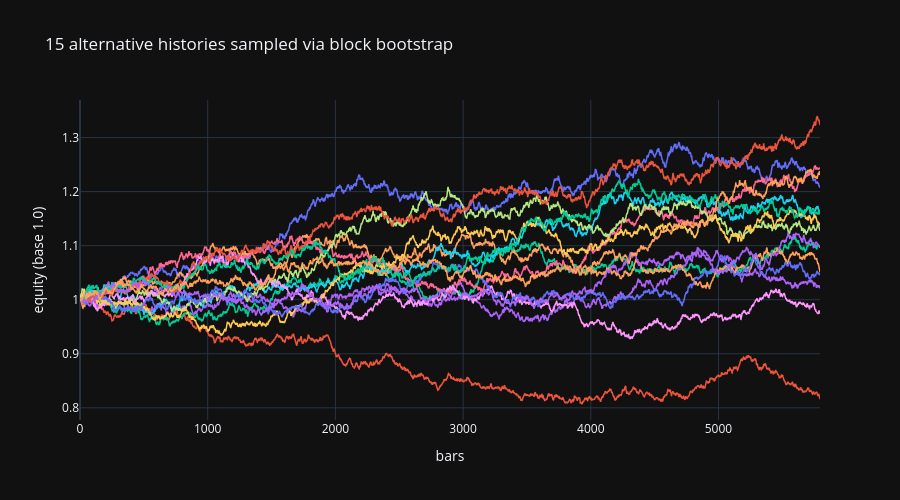

Write notebook code for a chart like this one.
### Markdown cell above
## 3. Block bootstrap: why resample in blocks

Instead of assuming a theoretical distribution for the simulations, we resample **contiguous blocks** of the strategy's returns. With real history this preserves the autocorrelation and market regimes (good/bad days that cluster together) that independent sampling would destroy. Each generated path is a plausible alternative history, built by reshuffling pieces of the strategy.

The returns generated above are independent by construction, so there is no clustering to preserve and `block_size = 1` is enough here. With a real strategy, try larger block sizes.

### Code cell
def sample_bootstrap_path(returns_simple, p, rng):
    T = len(returns_simple)
    block_size = min(T, max(1, p["block_size"]))
    n_blocks = int(np.ceil(p["n_bars"] / block_size))
    max_start_idx = T - block_size

    start_idx = rng.integers(0, max_start_idx + 1, size=n_blocks)
    r = np.concatenate(
        [returns_simple[s : s + block_size] for s in start_idx]
    )[: p["n_bars"]]
    return r


returns_simple = (np.exp(log_returns.dropna()) - 1).values  # log -> simple return

rng_demo = np.random.default_rng()
paths = {f"path {k + 1}": (1 + sample_bootstrap_path(returns_simple, params, rng_demo)).cumprod() for k in range(15)}
line_chart(paths, "15 alternative histories sampled via block bootstrap", "bars", "equity (base 1.0)", legend=False).show()

### Figure 1 — Plotly figure (JSON) as saved in the notebook; plotly's stock layout.template omitted (floating-point values rounded to 4 significant figures; data arrays with more than 128 entries replaced by an {"elided": "..."} marker saying what was removed)
{"data": [{"line": {"width": 1.5}, "mode": "lines", "name": "path 1", "showlegend": false, "type": "scatter", "y": {"elided": "5796 float values"}}, {"line": {"width": 1.5}, "mode": "lines", "name": "path 2", "showlegend": false, "type": "scatter", "y": {"elided": "5796 float values"}}, {"line": {"width": 1.5}, "mode": "lines", "name": "path 3", "showlegend": false, "type": "scatter", "y": {"elided": "5796 float values"}}, {"line": {"width": 1.5}, "mode": "lines", "name": "path 4", "showlegend": false, "type": "scatter", "y": {"elided": "5796 float values"}}, {"line": {"width": 1.5}, "mode": "lines", "name": "path 5", "showlegend": false, "type": "scatter", "y": {"elided": "5796 float values"}}, {"line": {"width": 1.5}, "mode": "lines", "name": "path 6", "showlegend": false, "type": "scatter", "y": {"elided": "5796 float values"}}, {"line": {"width": 1.5}, "mode": "lines", "name": "path 7", "showlegend": false, "type": "scatter", "y": {"elided": "5796 float values"}}, {"line": {"width": 1.5}, "mode": "lines", "name": "path 8", "showlegend": false, "type": "scatter", "y": {"elided": "5796 float values"}}, {"line": {"width": 1.5}, "mode": "lines", "name": "path 9", "showlegend": false, "type": "scatter", "y": {"elided": "5796 float values"}}, {"line": {"width": 1.5}, "mode": "lines", "name": "path 10", "showlegend": false, "type": "scatter", "y": {"elided": "5796 float values"}}, {"line": {"width": 1.5}, "mode": "lines", "name": "path 11", "showlegend": false, "type": "scatter", "y": {"elided": "5796 float values"}}, {"line": {"width": 1.5}, "mode": "lines", "name": "path 12", "showlegend": false, "type": "scatter", "y": {"elided": "5796 float values"}}, {"line": {"width": 1.5}, "mode": "lines", "name": "path 13", "showlegend": false, "type": "scatter", "y": {"elided": "5796 float values"}}, {"line": {"width": 1.5}, "mode": "lines", "name": "path 14", "showlegend": false, "type": "scatter", "y": {"elided": "5796 float values"}}, {"line": {"width": 1.5}, "mode": "lines", "name": "path 15", "showlegend": false, "type": "scatter", "y": {"elided": "5796 float values"}}], "layout": {"height": 500, "legend": {"orientation": "h"}, "title": {"text": "15 alternative histories sampled via block bootstrap"}, "xaxis": {"title": {"text": "bars"}}, "yaxis": {"title": {"text": "equity (base 1.0)"}}}}
